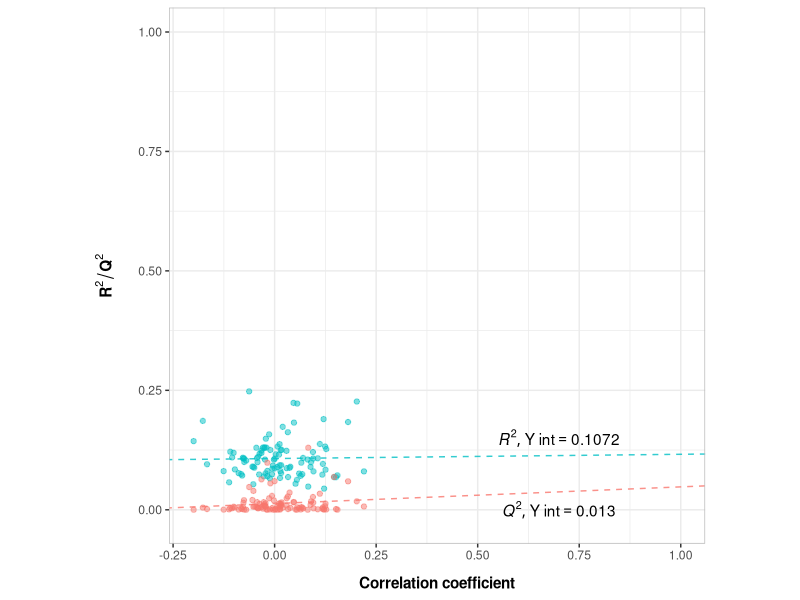

R code for this plot:
setwd("~/")

library(dplyr)
library(ggplot2)

df <- data.frame(read.csv("yscrambling_data.csv"))

df$definition <- factor(df$definition,
                        levels = c("q2", "r2"))

r2_coeff <- coef(lm(df$r2[1:100] ~ df$corr[1:100], data = df))
q2_coeff <- coef(lm(df$r2[101:200] ~ df$corr[101:200], data = df))


ggplot(df, aes(x=df$corr, y=df$r2, colour=definition)) +
  geom_point(alpha=0.5) +
  geom_abline(intercept = r2_coeff[1], slope = r2_coeff[2], 
              alpha=0.8, linetype="dashed", colour="#00BFC4") +
  geom_abline(intercept = q2_coeff[1], slope = q2_coeff[2], 
              alpha=0.8, linetype="dashed", colour="#F8766D") +
  annotate(geom="text", x=0.7, y=0.15, label=paste("list(italic(R^{2}),", " Y~int==0.1072)"),
           #color="#00BFC4", parse=TRUE) +
           parse=TRUE) +
  annotate(geom="text", x=0.7, y=0, label=paste("list(italic(Q^{2}),", " Y~int==0.01300)"),
           #color="#F8766D", parse=TRUE) +
           parse=TRUE) +
  theme_bw() +
  theme(aspect.ratio=1,
        panel.border = element_rect(colour="#BBBBBB"),
        strip.background = element_rect(colour="#BBBBBB"),
        axis.title.x = element_text(face="bold", margin = margin(t=10)),
        axis.title.y = element_text(face="bold", margin = margin(r=15)),
        legend.position="none") +
  xlab(expression(bold(Correlation~coefficient))) + 
  ylab(expression(bold(R^2/Q^2))) +
  xlim(-0.2,1) + ylim(-0.02,1)
  facet_grid(. ~ definition)